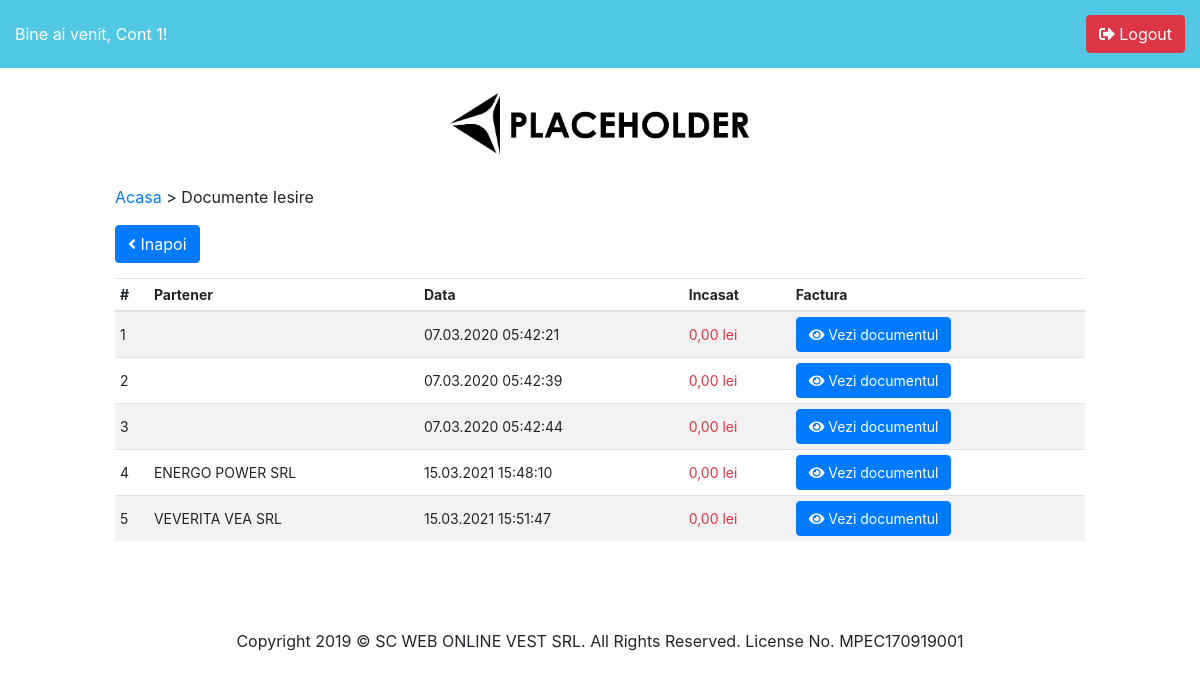
The page /app/admin/documenteiesire.php (signed in) on the database its author committed.
### tables this page shows
CREATE TABLE `conturi` (
  `ID` int(255) NOT NULL,
  `nume` varchar(255) NOT NULL,
  `email` varchar(255) NOT NULL,
  `pass` varchar(255) NOT NULL,
  `tip` int(255) NOT NULL
);

CREATE TABLE `datefirma` (
  `ID` int(255) NOT NULL,
  `nume` varchar(255) NOT NULL,
  `adresa` varchar(255) NOT NULL,
  `oras` varchar(255) NOT NULL,
  `judet` varchar(255) NOT NULL,
  `email` varchar(255) NOT NULL,
  `cui` varchar(255) NOT NULL,
  `rc` varchar(255) NOT NULL,
  `banca` varchar(255) NOT NULL,
  `cont1` varchar(255) NOT NULL,
  `cont2` varchar(255) NOT NULL,
  `cont3` varchar(255) NOT NULL,
  `logo` varchar(255) NOT NULL,
  `capital_social` varchar(255) NOT NULL,
  `telefon` varchar(255) NOT NULL
);

CREATE TABLE `facturi_chitante` (
  `ID` int(255) NOT NULL,
  `id_comanda` bigint(255) NOT NULL,
  `partener` int(255) NOT NULL,
  `chitanta_factura` varchar(255) NOT NULL,
  `data_ora` int(255) NOT NULL,
  `incasat` float(255,2) NOT NULL,
  `platit` float(255,2) NOT NULL,
  `tip` varchar(255) NOT NULL
);

CREATE TABLE `parteneri` (
  `ID` int(255) NOT NULL,
  `nume` varchar(255) NOT NULL,
  `email` varchar(255) NOT NULL,
  `telefon` varchar(255) NOT NULL,
  `oras` varchar(255) NOT NULL,
  `judet` varchar(255) NOT NULL,
  `adresa` varchar(255) NOT NULL,
  `cui` varchar(255) NOT NULL,
  `rc` varchar(255) NOT NULL,
  `banca` varchar(255) NOT NULL,
  `cont_bancar` varchar(255) NOT NULL,
  `persoana_contact` varchar(255) NOT NULL
);

### app/admin/documenteiesire.php (the view, shortened to what this page needs)
<?php
include 'header.php';
?>
    <div class="row">
        <div class="col-xs-12 col-sm-1 col-md-1 col-lg-1"></div>
        <div class="col-xs-12 col-sm-10 col-md-10 col-lg-10" style="padding-top: 15px;">
            <p><a href="/">Acasa</a> > Documente Iesire</p>
            <a href="dashboard.php"><button type="button" class="btn btn-primary"><i class="fas fa-angle-left"></i> Inapoi</button></a>
            <table class="table table-striped" style="margin-top: 15px;">
                <thead>
                    <tr>
                        <th scope="col">#</th>
                        <th scope="col">Partener</th>
                        <th scope="col">Data</th>
                        <th scope="col">Incasat</th>
                        <th scope="col">Factura</th>
                    </tr>
                </thead>
                <tbody>
            <?php
            $docs = $dbh -> query("SELECT * FROM facturi_chitante WHERE incasat = '0'");
            $doc = 1;
            foreach($docs as $row)
            {
                ?>
                <tr>
                    <td><?php echo $doc; ?></td>
                    <td><?php
                        $id_partener = $row['partener'];
                        $nume_partener = $dbh -> query("SELECT * FROM parteneri WHERE ID = '$id_partener'");
                        foreach($nume_partener as $rowp)
                        {
                            echo $rowp['nume'];
                        }
                        ?>
                    </td>
                    <td><?php echo date("d.m.Y H:i:s", $row['data_ora']); ?></td>
                    <td><span style="color: #dc3545;"><?php echo number_format($row['platit'],2,",","."); ?> lei</span></td>
                    <td><a href="docs/<?php echo $row['chitanta_factura']; ?>" target="_blank"><button type="button" class="btn btn-primary"><i class="fas fa-eye"></i> Vezi documentul</button></a></td>
                </tr>
                <?php
                $doc++;
            }
            ?>
                </tbody>
            </table>
        </div>
        <div class="col-xs-12 col-sm-1 col-md-1 col-lg-1"></div>
    </div>
<?php
include 'footer.php';
?>

### app/admin/header.php (shortened to what this page needs)
<?php
$id_admin = $_COOKIE['id_admin'];
?>
<!DOCTYPE html>
<html>
    <head>
        <link rel="stylesheet" href="https://use.fontawesome.com/releases/v5.6.3/css/all.css">
        <link href="https://stackpath.bootstrapcdn.com/bootstrap/4.3.1/css/bootstrap.min.css" rel="stylesheet">
    </head>
    <body>
        <div class="container-fluid">
        <header class="row">
            <div class="col-xs-12 col-sm-6 col-md-6 col-lg-6">
                Bine ai venit,
                <?php
                include 'db.php';
                try {
                    $dbh = new PDO("mysql:host=$hostdb; dbname=$namedb", $userdb, $passdb);
                    $nume = $dbh -> query("SELECT * FROM conturi WHERE ID = '$id_admin'");
                    foreach($nume as $row)
                    {
                        echo $row['nume'];
                    }
                }
                catch(PDOException $e) {
                    echo $e->getMessage();
                }
                ?>!
            </div>
            <div class="col-xs-12 col-sm-6 col-md-6 col-lg-6" style="text-align: right">
                <a href="logout.php"><button type="button" class="btn btn-danger"><i class="fas fa-sign-out-alt"></i> Logout</button></a>
            </div>
        </header>
        <div class="row logowrapper">
            <div class="col-xs-12 col-sm-12 col-md-12 col-lg-12">
                <?php
                try {
                    $dbh = new PDO("mysql:host=$hostdb; dbname=$namedb", $userdb, $passdb);
                    $logo = $dbh -> query("SELECT * FROM datefirma");
                    foreach($logo as $row)
                    {
                        if($row['logo'] != '')
                        {
                            ?>
                            <img src="imgs/<?php echo $row['logo']; ?>" alt="logo firma" />
                            <?php
                        }
                        else
                        {
                            ?>
                            <img src="placeholder.png" alt="logo firma" />
                            <?php
                        }
                    }
                }
                catch(PDOException $e) {
                    echo $e->getMessage();
                }
                ?>
            </div>
        </div>

### app/admin/footer.php (shortened to what this page needs)
        </div>
       <center>
           <p>Copyright 2019 © SC WEB ONLINE VEST SRL. All Rights Reserved. License No. MPEC170919001</p>
        </center>
    </body>
</html>

### app/admin/header.php (style rules this page uses)
header { padding-top: 15px; padding-bottom: 15px; display: flex; align-items: center; background: #51c9e4; color: #fff; }
div.logowrapper { text-align: center; padding-top: 10px; }
div.logowrapper img { max-width: 300px; padding-top: 15px; padding-bottom: 15px; }
table th, table td { padding: 5px !important; vertical-align: middle !important; }
table, table button { font-size: 14px !important; }

### rows shown on the page
conturi: nume "Cont 1"
facturi_chitante: data_ora "07.03.2020 05:42:21", platit "0,00"
facturi_chitante: data_ora "07.03.2020 05:42:39", platit "0,00"
facturi_chitante: data_ora "07.03.2020 05:42:44", platit "0,00"
facturi_chitante: data_ora "15.03.2021 15:48:10", platit "0,00"
parteneri: nume "ENERGO POWER SRL"
facturi_chitante: data_ora "15.03.2021 15:51:47", platit "0,00"
parteneri: nume "VEVERITA VEA SRL"
